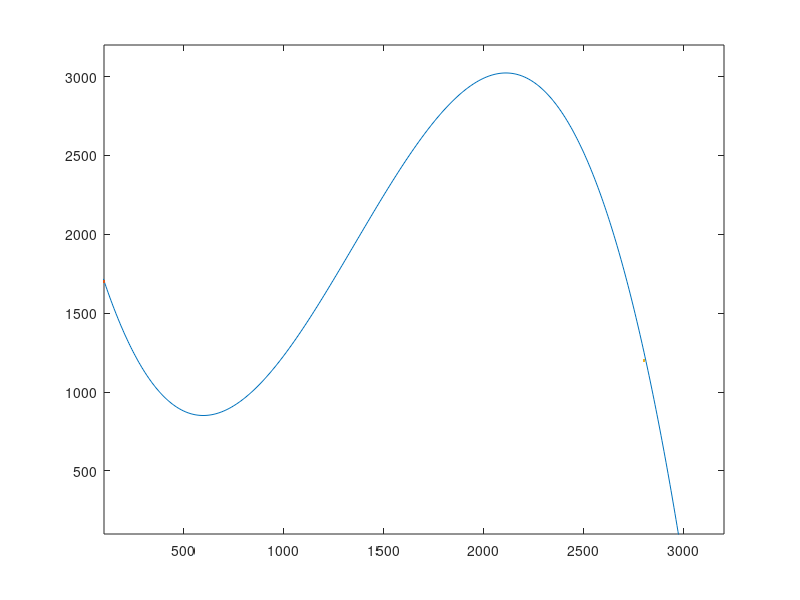

MATLAB code for this plot: (Note: this script raises an error after producing the figure.)
clear all;
clc;

% i(100, 1700) f(2800, 1200)
x = [100, 548, 1569, 2111, 2628, 1102, 2800];
y = [1700, 866, 2379, 2995, 2161, 1426, 1200];

format long
p = polyfit(x, y, 3);

fp = @(x) p(1)*x.^3 + p(2)*x.^2 + p(3)*x + p(4);

x1 = 0:5:3000;
y1 = fp(x1);

error1 = ((fp(100)-1700) * 100) / 1700;
error2 = ((fp(2800)-1200) * 100) / 1200;
%tiene que ser menos o igual a 5%.
fprintf("Puntos iniciales:\nx = %f, y = %f, Error: %f\n", 100, fp(100), error1);   
%se pasa por 0.32 porciento, esta bien.
fprintf("x = %f, y = %f, Error: %f\n\n",  2800, fp(2800), error2); 
%se pasa por 4.34 porciento, esta bien.

plot(x1, y1); 
axis([100 3200 100 3200]);

hold on;
plot(100, 1700, ".", 2800, 1200, ".");

dfp = @(x) ((3*p(1))*x.^2) + 2*p(2)*x + p(3);
fl = @(x) (1+(dfp(x).^2)).^(1/2);

n = 100;
a = 100;
b = 2800;
%{
h = (b - a) / n;
x2 = a:h:b;
nx = length(x2);
%}

A = m_simpson(fl, a, b, n);

fprintf("La longitud de curva es: %fm\n\n", A); 
%tiene que ser entre 5000 y 8000m

dfp2 = @(x) (6*p(1))*x + 2*p(2);

[rc100, xs, rc_derr] = menor_100(dfp, dfp2, 100, 2800, 10);

var_names = {'x', 'radio de curvatura'};
%xs = transpose(xs); es lo mismo que utilizar '
%rc100 = transpose(rc100); es lo mismo que utilizar '
T1 = table(xs', rc100', 'VariableNames', var_names);
disp(T1);

[rc100, xs, rc_derr1] = menor_100(dfp, dfp2, 550, 560, 0.05);

var_names = {'x', 'radio de curvatura'};
T1 = table(xs', rc100', 'VariableNames', var_names);
disp(T1);

[rc100, xs, rc_derr2] = menor_100(dfp, dfp2, 2070, 2080, 0.05);

var_names = {'x', 'radio de curvatura'};
T1 = table(xs', rc100', 'VariableNames', var_names);
disp(T1);

radio_c_1 = 553.25; %ubicacion x de radio
y_radio_c_1 = fp(radio_c_1); %ubicacion y de radio

fprintf("punto minimo de derrape:\nx = %f, y = %f, rc = %f\n", radio_c_1, y_radio_c_1, rc_derr1);

radio_c_2 = 2078.4; %ubicacion x de radio
y_radio_c_2 = fp(radio_c_2); %ubicacion y de radio

fprintf("punto maximo de derrape:\nx = %f, y = %f, rc = %f\n", radio_c_2, y_radio_c_2, rc_derr2);

plot(radio_c_1, y_radio_c_1, "o", radio_c_2, y_radio_c_2, "o"); %puntos de derrape

[valy1, valy2] = chicharronero(p);

fprintf("\nminimo:\nx = %f y = %f\n", valy1, fp(valy1));
fprintf("maximo:\nx = %f y = %f\n", valy2, fp(valy2));

plot(valy1, fp(valy1), ".", valy2, fp(valy2), "."); %puntos min y max

u_seco = 1.5; %valor de coeficiente de friccion de seco
u_humedo = 1.1; %valor teorico para el humedo
peralte = tan(deg2rad(5)); %5 grados

v_seco = 11.3 * (((rc_derr1 * u_seco +  peralte) / (1 - u_seco * peralte)) ^ (1/2)); %km/h
v_seco2 = 11.3 * (((rc_derr2 * u_seco +  peralte) / (1 - u_seco * peralte)) ^ (1/2)); %km/h

fprintf("\nEn seco:\nv1 = %fkm/h\nv2 = %fkm/h\n", v_seco, v_seco2);

v_humedo = 11.3 * (((rc_derr1 * u_humedo +  peralte) / (1 - u_humedo * peralte)) ^ (1/2)); %km/h
v_humedo2 = 11.3 * (((rc_derr2 * u_humedo +  peralte) / (1 - u_humedo * peralte)) ^ (1/2)); %km/h

fprintf("\nEn humedo:\nv1 = %fmkm/h\nv2 = %fkm/h\n", v_humedo, v_humedo2);

pendien1 = dfp(radio_c_1);
pendien2 = dfp(radio_c_2);

pendien1_inv = -1 / pendien1; %pendiente inversa
pendien2_inv = -1 / pendien2; %pendiente inversa

rec_tang1_norm = @(x) pendien1 * x + (pendien1 * -radio_c_1) + y_radio_c_1; %recta tangente
rec_tang2_norm = @(x) pendien2 * x + (pendien2 * -radio_c_2) + y_radio_c_2; %recta tangente

x_rec_tang_norm_vals = 0:1:3500; %valores para graficar
y_rec_tang1_norm = arrayfun(rec_tang1_norm, x_rec_tang_norm_vals);
y_rec_tang2_norm = arrayfun(rec_tang2_norm, x_rec_tang_norm_vals);

plot(x_rec_tang_norm_vals, y_rec_tang1_norm, x_rec_tang_norm_vals, y_rec_tang2_norm); 
%graficacion de las rectas tangentes

rec_tang1 = @(x) pendien1_inv * x + (pendien1_inv * -radio_c_1) + y_radio_c_1; %recta tangente inversa
rec_tang2 = @(x) pendien2_inv * x + (pendien2_inv * -radio_c_2) + y_radio_c_2; %recta tangente inversa

[h1, k1, dist1] = sacar_punto(rec_tang1, radio_c_1, y_radio_c_1, rc_derr1); %circulo ubicacion
[h2, k2, dist2] = sacar_punto(rec_tang2, radio_c_2, y_radio_c_2, rc_derr2); %ciculo ubicacion

plot(h1, k1, '.');
plot(h2, k2, '.');

fun_circ1_y = @(x) (rc_derr1^2 - (x - h1)^2)^(1/2) + k1;
fun_circ1_y_inv = @(x) -((rc_derr1^2 - (x - h1)^2)^(1/2)) + k1;

fun_circ2_y = @(x) (rc_derr2^2 - (x - h2)^2)^(1/2) + k2;
fun_circ2_y_inv = @(x) -((rc_derr2^2 - (x - h2)^2)^(1/2)) + k2;

graf_circulo(fun_circ1_y, h1, dist1);
graf_circulo(fun_circ1_y_inv, h1, dist1);

graf_circulo(fun_circ2_y, h2, dist2);
graf_circulo(fun_circ2_y_inv, h2, dist2);

rec_tang1_grad1 = @(x) pendien1 * x - (pendien1 * radio_c_1) + y_radio_c_1 - 35.3553; 
rec_tang2_grad2 = @(x) pendien2 * x - (pendien2 * radio_c_2) + y_radio_c_2 + 35.3553;
% restandole 35.3553 se obtiene la distancia de 25m a la recta tangente

[x_tang_grad, y_tang_grad1, dist_grad] = sacar_punto(rec_tang1_grad1, radio_c_1-60, rec_tang1_grad1(radio_c_1-60), 80); 
%la grada se pasa por 20m del punto de derrape, por eso el -60

x_tang_grads = radio_c_1-60:0.01:x_tang_grad;
y_tang_grad1_1 = arrayfun(rec_tang1_grad1, x_tang_grads);

%disp(dist_puntos(radio_c_1-60, y_tang_grad1_1(1), x_tang_grad, y_tang_grad1_1(end)))

[x_tang_grad2, y_tang_grad2, dist_grad2] = sacar_punto(rec_tang2_grad2, radio_c_2-60, rec_tang2_grad2(radio_c_2-60), 80);
%la grada se pasa por 20m del punto de derrape, por eso el -60

x_tang_grads2 = radio_c_2-60:0.01:x_tang_grad2;
y_tang_grad2_2 = arrayfun(rec_tang2_grad2, x_tang_grads2);

graf_grad(x_tang_grads, y_tang_grad1_1, -14.14213);
graf_grad(x_tang_grads2, y_tang_grad2_2, 14.14213);

fprintf("\nLas coordenadas de la primera grada son:\nx1 = %f, y1 = %f\nx2 = %f, y2 = %f\n",x_tang_grads(1), y_tang_grad1_1(1), x_tang_grads(end), y_tang_grad1_1(end));
fprintf("x3 = %f, y1 = %f\nx4 = %f, y2 = %f\n",x_tang_grads(1), y_tang_grad1_1(1)-14.14213, x_tang_grads(end), y_tang_grad1_1(end)-14.14213);


fprintf("Las coordenadas de la segunda grada son:\nx1 = %f, y1 = %f\nx2 = %f, y2 = %f\n",x_tang_grads2(1), y_tang_grad2_2(1), x_tang_grads2(end), y_tang_grad2_2(end));
fprintf("x3 = %f, y1 = %f\nx4 = %f, y2 = %f\n",x_tang_grads2(1), y_tang_grad2_2(1)+14.14213, x_tang_grads2(end), y_tang_grad2_2(end)+14.14213);

hold off;
